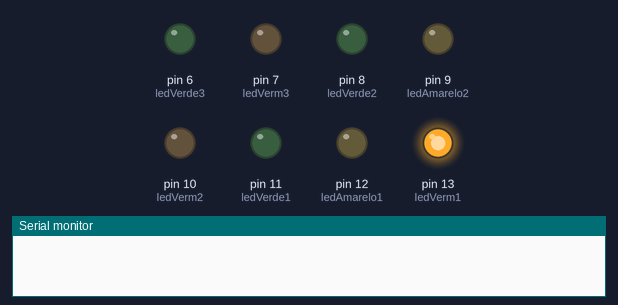
This sketch was run on a simulated Arduino Uno, built with avr-gcc and run on an emulated ATmega328P. Parts: output pins drawn as LEDs (lit = HIGH), the last lines printed to the serial monitor.

Above: at 0.06 s.
At 0.64 s:
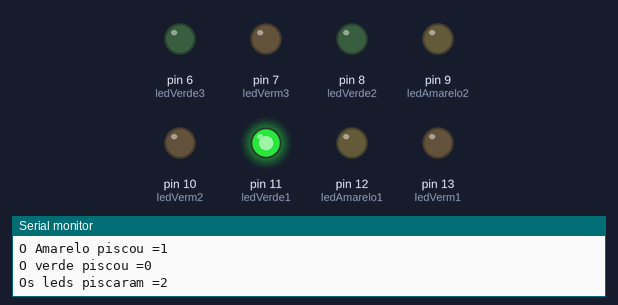
At 1.23 s:
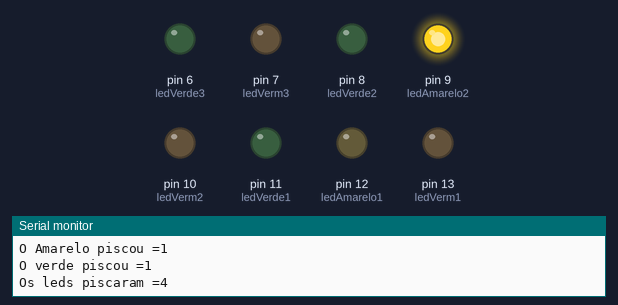
At 2.69 s:
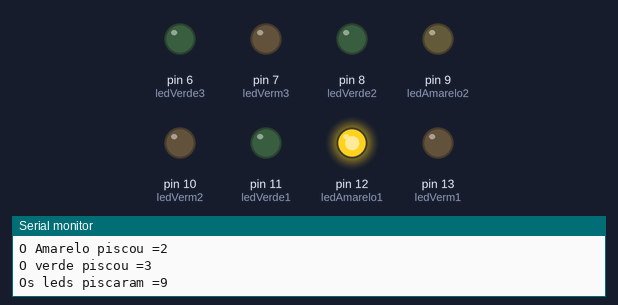
At 3.87 s:
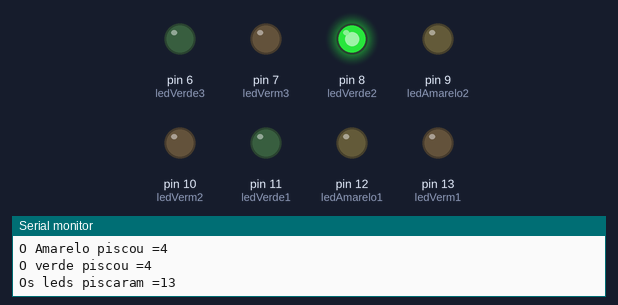
At 5.19 s:
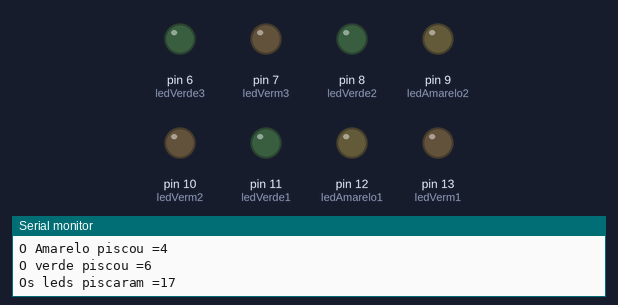
Timing chart, 0 to 5.5 s (numbered marks = the images above):
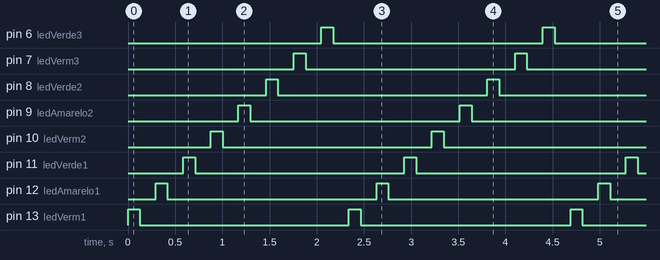

Measured:
- by itself, pin 6 (ledVerde3), pin 7 (ledVerm3), pin 8 (ledVerde2), pin 9 (ledAmarelo2), pin 10 (ledVerm2), pin 11 (ledVerde1), pin 12 (ledAmarelo1), pin 13 (ledVerm1): alternates HIGH for 0.13 s and LOW for 2.2 s
- by itself, everything shown: repeats every 2.4 s, in 16 steps

The sketch:

Exercicio_1B.ino
```cpp
// Aula de 30/08/2023
// Exercicio-1
/* Lista de atividades:
a) Criar um sketch que faça TODOS os LEDs, que estão conectados no Arduino Uno,
de 13 à 6 (identifique os pinos), pisquem continuamente a cada 0,25 segundo.
A sequência de piscagem é esta:
L13, L12, L11, L10, L9, L8, L7, L6
**Atenção:
- Use variáveis para a definição dos nomes dos LEDs e do tempo de piscada.
- Verifique no shield o nº dos pinos de cada LED.
- Salvar o arquivo como "Exercicio-1A".

b) Agora crie um flag (variável) que conte o nº de vezes que cada cor pisca.
Dê o nome do flag o nome da cor ex:
vermelho
verde
amarelo
No final de cada sequência completa de piscada (depois de todos os 8 LEds terem piscado),
Informe no monitor serial o valor contagem da quantidade de vezes que os LEDs de cada cor piscaram.
ex:
Depois da 1ª contagem deve mostrar na serial algo como:
Numero de piscadas:
LEDs vermelhos: 3
LEDs verdes: 3
LEDs amarelos: 2
Total de LEDs que piscaram: 8
- Salvar o arquivo como "Exercicio-1B".

Use a estrutura base abaixo para iniciar a programação.
*/
int vermelho = 0;
int amarelo = 0;
int verde = 0;


int tempoDelay = 125;

int ledVerm1 = 13;
int ledVerm2 = 10;
int ledVerm3 = 7;

int ledAmarelo1 = 12;
int ledAmarelo2 = 9;

int ledVerde1 = 11;
int ledVerde2 = 8;
int ledVerde3 = 6;

void setup(){
    pinMode(ledVerm1, OUTPUT);
  	pinMode(ledAmarelo1, OUTPUT);
  	pinMode(ledVerde1, OUTPUT);
    pinMode(ledVerm2, OUTPUT);
  	pinMode(ledAmarelo2, OUTPUT);
  	pinMode(ledVerde2, OUTPUT);
    pinMode(ledVerm3, OUTPUT);
    pinMode(ledVerde3, OUTPUT);

  	Serial.begin(9600);
}

void loop(){

// Led Vermelho
	// Piscar o led
  	digitalWrite(ledVerm1,HIGH);
    delay(tempoDelay);
  	digitalWrite(ledVerm1,LOW);
  	delay(tempoDelay);

  	// autoincrementar o led
  	vermelho += 1;

  	// imprimir no monitor
  	Serial.println("---------------------");
  	Serial.print("O vermelho piscou =");
  	Serial.println(vermelho);
  	Serial.print("O Amarelo piscou =");
  	Serial.println(amarelo);
  	Serial.print("O verde piscou =");
  	Serial.println(verde);
  	Serial.print("Os leds piscaram =");
  	Serial.println(vermelho+amarelo+verde);

// Led Amarelo
  // Piscar o led
	digitalWrite(ledAmarelo1,HIGH);
  	delay(tempoDelay);
  	digitalWrite(ledAmarelo1,LOW);
  	delay(tempoDelay);

  	// autoincrementar o led
  	amarelo += 1;

  	// imprimir no monitor
  	Serial.println("---------------------");
  	Serial.print("O vermelho piscou =");
  	Serial.println(vermelho);
  	Serial.print("O Amarelo piscou =");
  	Serial.println(amarelo);
  	Serial.print("O verde piscou =");
  	Serial.println(verde);
  	Serial.print("Os leds piscaram =");
  	Serial.println(vermelho+amarelo+verde);

// Led Verde
  // Piscar o led
  	digitalWrite(ledVerde1,HIGH);
  	delay(tempoDelay);
  	digitalWrite(ledVerde1,LOW);
  	delay(tempoDelay);

  // autoincrementar o led
  	verde += 1;

  	// imprimir no monitor
  	Serial.println("---------------------");
  	Serial.print("O vermelho piscou =");
  	Serial.println(vermelho);
  	Serial.print("O Amarelo piscou =");
  	Serial.println(amarelo);
  	Serial.print("O verde piscou =");
  	Serial.println(verde);
  	Serial.print("Os leds piscaram =");
  	Serial.println(vermelho+amarelo+verde);

// Led Vermelho
  // Piscar o led
  	digitalWrite(ledVerm2,HIGH);
  	delay(tempoDelay);
  	digitalWrite(ledVerm2,LOW);
  	delay(tempoDelay);

  	// autoincrementar o led
  	vermelho += 1;

  	// imprimir no monitor
  	Serial.println("---------------------");
  	Serial.print("O vermelho piscou =");
  	Serial.println(vermelho);
  	Serial.print("O Amarelo piscou =");
  	Serial.println(amarelo);
  	Serial.print("O verde piscou =");
  	Serial.println(verde);
  	Serial.print("Os leds piscaram =");
  	Serial.println(vermelho+amarelo+verde);

// Led Amarelo
  // Piscar o led
  	digitalWrite(ledAmarelo2,HIGH);
  	delay(tempoDelay);
  	digitalWrite(ledAmarelo2,LOW);
  	delay(tempoDelay);

   	// autoincrementar o led
  	amarelo += 1;

  	// imprimir no monitor
  	Serial.println("---------------------");
  	Serial.print("O vermelho piscou =");
  	Serial.println(vermelho);
  	Serial.print("O Amarelo piscou =");
  	Serial.println(amarelo);
  	Serial.print("O verde piscou =");
  	Serial.println(verde);
  	Serial.print("Os leds piscaram =");
  	Serial.println(vermelho+amarelo+verde);

// Led Verde
  // Piscar o led
  	digitalWrite(ledVerde2,HIGH);
  	delay(tempoDelay);
  	digitalWrite(ledVerde2,LOW);
  	delay(tempoDelay);

  // autoincrementar o led
  	verde += 1;

  	// imprimir no monitor
  	Serial.println("---------------------");
  	Serial.print("O vermelho piscou =");
  	Serial.println(vermelho);
  	Serial.print("O Amarelo piscou =");
  	Serial.println(amarelo);
  	Serial.print("O verde piscou =");
  	Serial.println(verde);
  	Serial.print("Os leds piscaram =");
  	Serial.println(vermelho+amarelo+verde);

// Led Vermelho
  // Piscar o led
  	digitalWrite(ledVerm3,HIGH);
  	delay(tempoDelay);
  	digitalWrite(ledVerm3,LOW);
  	delay(tempoDelay);

  	// autoincrementar o led
  	vermelho += 1;

  	// imprimir no monitor
  	Serial.println("---------------------");
  	Serial.print("O vermelho piscou =");
  	Serial.println(vermelho);
  	Serial.print("O Amarelo piscou =");
  	Serial.println(amarelo);
  	Serial.print("O verde piscou =");
  	Serial.println(verde);
    Serial.print("Os leds piscaram =");
  	Serial.println(vermelho+amarelo+verde);

// Led Verde
  // Piscar o led
  	digitalWrite(ledVerde3,HIGH);
  	delay(tempoDelay);
  	digitalWrite(ledVerde3,LOW);
  	delay(tempoDelay);

  	// autoincrementar o led
  	verde += 1;

  	// imprimir no monitor
  	Serial.println("---------------------");
  	Serial.print("O vermelho piscou =");
  	Serial.println(vermelho);
  	Serial.print("O Amarelo piscou =");
  	Serial.println(amarelo);
  	Serial.print("O verde piscou =");
  	Serial.println(verde);
  	Serial.print("Os leds piscaram =");
  	Serial.println(vermelho+amarelo+verde);

}
```
